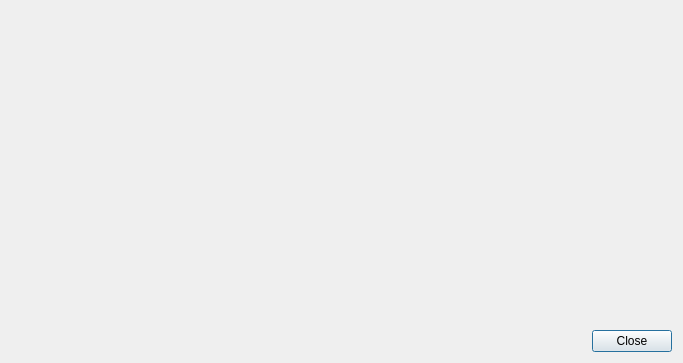
<?xml version="1.0" encoding="UTF-8"?>
<ui version="4.0">
 <class>DialogXScanSort</class>
 <widget class="QDialog" name="DialogXScanSort">
  <property name="windowModality">
   <enum>Qt::ApplicationModal</enum>
  </property>
  <property name="geometry">
   <rect>
    <x>0</x>
    <y>0</y>
    <width>683</width>
    <height>363</height>
   </rect>
  </property>
  <property name="windowTitle">
   <string>Collection</string>
  </property>
  <property name="modal">
   <bool>true</bool>
  </property>
  <layout class="QVBoxLayout" name="verticalLayout">
   <item>
    <widget class="XScanEngineWidget" name="widgetResult" native="true">
     <property name="sizePolicy">
      <sizepolicy hsizetype="Expanding" vsizetype="Expanding">
       <horstretch>0</horstretch>
       <verstretch>0</verstretch>
      </sizepolicy>
     </property>
    </widget>
   </item>
   <item>
    <layout class="QHBoxLayout" name="horizontalLayout">
     <item>
      <spacer name="horizontalSpacer">
       <property name="orientation">
        <enum>Qt::Horizontal</enum>
       </property>
       <property name="sizeHint" stdset="0">
        <size>
         <width>40</width>
         <height>20</height>
        </size>
       </property>
      </spacer>
     </item>
     <item>
      <widget class="QPushButton" name="pushButtonClose">
       <property name="text">
        <string>Close</string>
       </property>
      </widget>
     </item>
    </layout>
   </item>
  </layout>
 </widget>
 <customwidgets>
  <customwidget>
   <class>XScanEngineWidget</class>
   <extends>QWidget</extends>
   <header>xscanenginewidget.h</header>
   <container>1</container>
  </customwidget>
 </customwidgets>
 <resources/>
 <connections/>
</ui>
